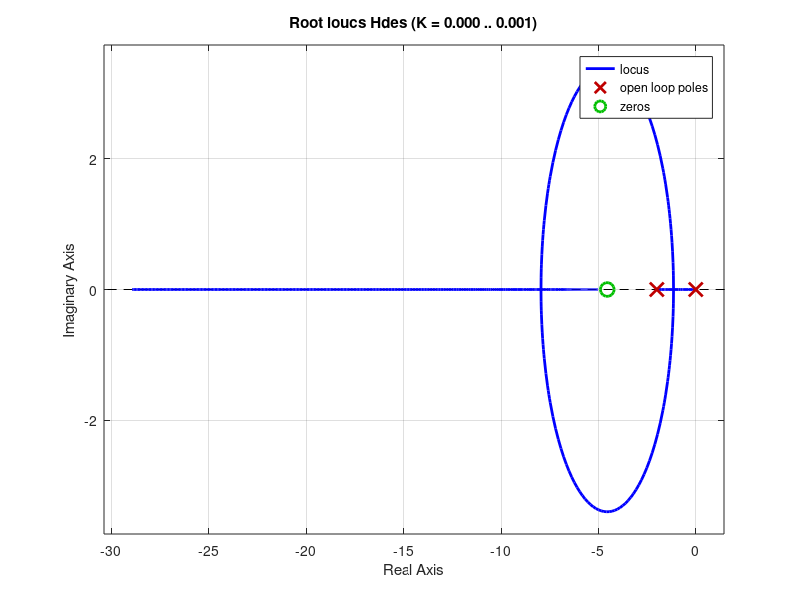

Write MATLAB code to recreate this figure.

% Problema 1 
% Subpunctul a)
% R1 - variabil R2 = 2.2 [kOhm], C = 100 [microF] :

Hdes = tf([2.2*10^4 10^5], [1 2 0]);
rlocus(Hdes);
